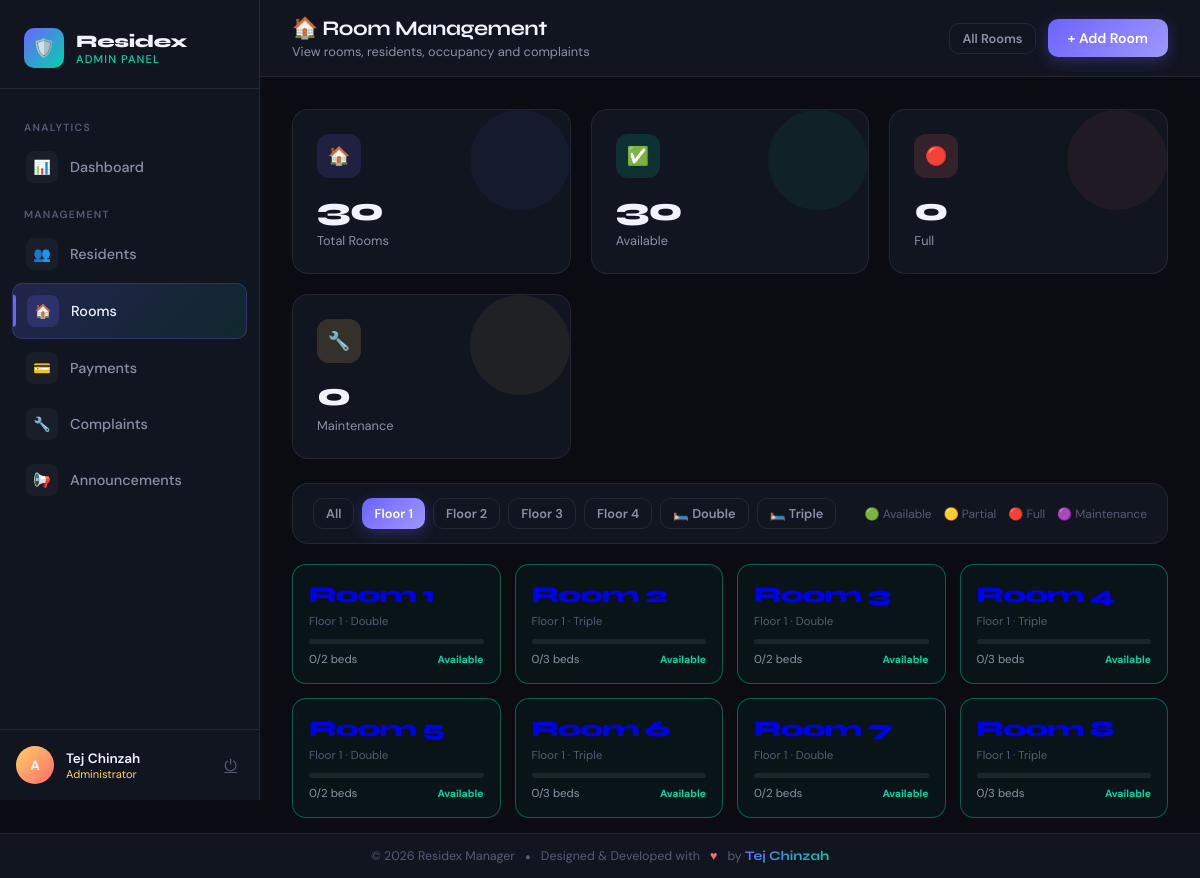
Page /admin/rooms.php?floor=1 (signed in) on the committed database.
### tables this page shows
CREATE TABLE rooms (
    id INT AUTO_INCREMENT PRIMARY KEY,
    room_number VARCHAR(10) NOT NULL UNIQUE,
    room_type ENUM('double', 'triple') NOT NULL,
    floor INT NOT NULL,
    capacity INT NOT NULL,
    occupied INT DEFAULT 0,
    status ENUM('available', 'full', 'maintenance') DEFAULT 'available',
    created_at TIMESTAMP DEFAULT CURRENT_TIMESTAMP
);

### includes/config.php (called while the page is built, shortened)
<?php
function getDB() {
    static $conn = null;
    if ($conn === null) {
        $conn = new mysqli(DB_HOST, DB_USER, DB_PASS, DB_NAME);
        $conn->set_charset('utf8mb4');
    }
    return $conn;
}
function sanitize($data) {
    $conn = getDB();
    return $conn->real_escape_string(strip_tags(trim($data)));
}

### admin/rooms.php (the view, shortened to what this page needs)
<?php
require_once '../includes/config.php';
$db      = getDB();
$floor_filter = intval($_GET['floor'] ?? 0);
$type_filter  = sanitize($_GET['type'] ?? 'all');
$rwhere = "1=1";
if ($floor_filter) $rwhere .= " AND r.floor=$floor_filter";
$rooms = $db->query("SELECT r.*,
    (SELECT COUNT(*) FROM complaints c JOIN users u ON c.user_id=u.id
     WHERE u.room_id=r.id AND c.status='pending') as pending_complaints,
    (SELECT COUNT(*) FROM users u2 WHERE u2.room_id=r.id AND u2.status='active') as active_residents
    FROM rooms r WHERE $rwhere ORDER BY r.floor, r.room_number");
$total_rooms  = $db->query("SELECT COUNT(*) as c FROM rooms")->fetch_assoc()['c'];
$full_rooms   = $db->query("SELECT COUNT(*) as c FROM rooms WHERE status='full'")->fetch_assoc()['c'];
$avail_rooms  = $db->query("SELECT COUNT(*) as c FROM rooms WHERE status='available'")->fetch_assoc()['c'];
$maint_rooms  = $db->query("SELECT COUNT(*) as c FROM rooms WHERE status='maintenance'")->fetch_assoc()['c'];
$floors_list  = $db->query("SELECT DISTINCT floor FROM rooms ORDER BY floor");
?>
<!DOCTYPE html>
<html lang="en">
<head>
  <link rel="stylesheet" href="../assets/css/style.css">
</head>
<body>
<div class="app-wrapper">
  <aside class="sidebar">
    <div class="sidebar-logo">
      <div class="brand">
        <div class="brand-icon">🛡️</div>
        <div class="brand-text"><div class="name">Residex</div><div class="tag">Admin Panel</div></div>
      </div>
    </div>
    <nav class="sidebar-nav">
      <div class="nav-section-label">Analytics</div>
      <a href="dashboard.php" class="nav-item"><span class="icon">📊</span> Dashboard</a>
      <div class="nav-section-label">Management</div>
      <a href="residents.php" class="nav-item"><span class="icon">👥</span> Residents</a>
      <a href="rooms.php" class="nav-item active"><span class="icon">🏠</span> Rooms</a>
      <a href="payments.php" class="nav-item"><span class="icon">💳</span> Payments</a>
      <a href="complaints.php" class="nav-item"><span class="icon">🔧</span> Complaints</a>
      <a href="announcements.php" class="nav-item"><span class="icon">📢</span> Announcements</a>
    </nav>
    <div class="sidebar-user">
      <div class="user-avatar" style="background:linear-gradient(135deg,var(--accent4),var(--accent3));">A</div>
      <div class="user-info">
        <div class="uname"><?= htmlspecialchars($_SESSION['admin_name']) ?></div>
        <div class="urole" style="color:var(--accent4);">Administrator</div>
      </div>
      <a href="logout.php" class="logout-btn">⏻</a>
    </div>
  </aside>
  <div class="main-content">
    <div class="topbar">
      <div class="topbar-title">
        <h2>🏠 Room Management</h2>
        <p>View rooms, residents, occupancy and complaints</p>
      </div>
      <div class="topbar-actions">
        <a href="rooms.php" class="btn btn-outline btn-sm">All Rooms</a>
        <button class="btn btn-primary" onclick="document.getElementById('addRoomModal').classList.add('open')">
          + Add Room
        </button>
      </div>
    </div>
    <div class="page-body">
      <div class="stats-grid" style="margin-bottom:24px;">
        <div class="stat-card purple fade-up">
          <div class="stat-icon">🏠</div>
          <div class="stat-value"><?= $total_rooms ?></div>
          <div class="stat-label">Total Rooms</div>
        </div>
        <div class="stat-card teal fade-up fade-up-1">
          <div class="stat-icon">✅</div>
          <div class="stat-value"><?= $avail_rooms ?></div>
          <div class="stat-label">Available</div>
        </div>
        <div class="stat-card red fade-up fade-up-2">
          <div class="stat-icon">🔴</div>
          <div class="stat-value"><?= $full_rooms ?></div>
          <div class="stat-label">Full</div>
        </div>
        <div class="stat-card yellow fade-up fade-up-3">
          <div class="stat-icon">🔧</div>
          <div class="stat-value"><?= $maint_rooms ?></div>
          <div class="stat-label">Maintenance</div>
        </div>
      </div>
      <div class="card fade-up" style="margin-bottom:20px;padding:14px 20px;">
        <div style="display:flex;gap:10px;align-items:center;flex-wrap:wrap;">
          <div class="filter-pill">
            <a href="rooms.php" class="btn <?= !$floor_filter && $type_filter==='all'?'btn-primary':'btn-outline' ?> btn-sm">All</a>
            <?php if ($floors_list): while ($fl=$floors_list->fetch_assoc()): ?>
              <a href="rooms.php?floor=<?= $fl['floor'] ?>" class="btn <?= $floor_filter==$fl['floor']?'btn-primary':'btn-outline' ?> btn-sm">
                Floor <?= $fl['floor'] ?>
              </a>
            <?php endwhile; endif; ?>
            <a href="rooms.php?type=double" class="btn <?= $type_filter==='double'?'btn-primary':'btn-outline' ?> btn-sm">🛏️ Double</a>
            <a href="rooms.php?type=triple" class="btn <?= $type_filter==='triple'?'btn-primary':'btn-outline' ?> btn-sm">🛏️ Triple</a>
          </div>
          <div style="margin-left:auto;display:flex;gap:12px;font-size:0.75rem;color:var(--text-3);">
            <span>🟢 Available</span>
            <span>🟡 Partial</span>
            <span>🔴 Full</span>
            <span>🟣 Maintenance</span>
          </div>
        </div>
      </div>
      <div class="rooms-grid fade-up">
        <?php if ($rooms): while ($r = $rooms->fetch_assoc()):
          if ($r['status']==='maintenance') $cls='maintenance';
          elseif ($r['occupied']>=$r['capacity']) $cls='full';
          elseif ($r['occupied']>0) $cls='partial';
          else $cls='empty';
        ?>
        <a href="rooms.php?view_room=<?= $r['id'] ?>" style="text-decoration:none;">
          <div class="room-card <?= $cls ?>">
            <div class="room-num">Room <?= $r['room_number'] ?></div>
            <div class="room-meta">
              Floor <?= $r['floor'] ?> · <?= ucfirst($r['room_type']) ?>
            </div>
            <div class="room-occ-bar">
            </div>
            <div class="room-footer">
              <span style="color:var(--text-2);">
                <?= $r['occupied'] ?>/<?= $r['capacity'] ?> beds
              </span>
              <div style="display:flex;gap:5px;align-items:center;">
                <?php
                $st_colors=['available'=>'var(--accent2)','full'=>'var(--accent3)','maintenance'=>'var(--accent)'];
                ?>
                <span style="color:<?= $st_colors[$r['status']]??'var(--text-3)' ?>;font-size:0.65rem;font-weight:700;">
                  <?= ucfirst($r['status']) ?>
                </span>
              </div>
            </div>
          </div>
        </a>
        <?php endwhile; else: ?>
          <div style="grid-column:1/-1;text-align:center;padding:60px;color:var(--text-3);">
            No rooms found. Add one using the button above.
          </div>
        <?php endif; ?>
      </div>
    </div>
  </div>
</div>
<footer class="dev-footer no-sidebar">
  <div class="dev-footer-inner">
    <span>&copy; <?php echo date("Y"); ?> Residex Manager</span>
    <span class="dot">&#9679;</span>
    <span>Designed &amp; Developed with</span>
    <span class="heart">&#9829;</span>
    <span>by <span class="dev-name">Tej Chinzah</span></span>
  </div>
</footer>
</body>
</html>

### admin/rooms.php (style rules this page uses)
.rooms-grid { display:grid; grid-template-columns:repeat(auto-fill,minmax(200px,1fr)); gap:14px; }
.room-card { background:var(--bg-card); border:1px solid var(--border); border-radius:14px; padding:16px; cursor:pointer; transition:all 0.2s; position:relative; overflow:hidden; }
.room-card.empty { border-color:rgba(0,212,170,0.4); background:rgba(0,212,170,0.04); }
.room-num { font-family:'Syne',sans-serif; font-weight:900; font-size:1.4rem; letter-spacing:-0.03em; margin-bottom:6px; }
.room-meta { font-size:0.72rem; color:var(--text-3); margin-bottom:10px; }
.room-occ-bar { background:rgba(255,255,255,0.08); border-radius:99px; height:5px; overflow:hidden; margin-bottom:8px; }
.room-footer { display:flex; justify-content:space-between; align-items:center; font-size:0.72rem; }
.filter-pill { display:flex; gap:8px; flex-wrap:wrap; }

### rows in the picture
rooms: floor "1", room_type "Double", occupied "0", capacity "2", status "Available"
rooms: floor "1", room_type "Triple", occupied "0", capacity "3", status "Available"
rooms: floor "1", room_type "Double", occupied "0", capacity "2", status "Available"
rooms: floor "1", room_type "Triple", occupied "0", capacity "3", status "Available"
rooms: floor "1", room_type "Double", occupied "0", capacity "2", status "Available"
rooms: floor "1", room_type "Triple", occupied "0", capacity "3", status "Available"
rooms: floor "1", room_type "Double", occupied "0", capacity "2", status "Available"
rooms: floor "1", room_type "Triple", occupied "0", capacity "3", status "Available"

### other values in the picture
$_SESSION['admin_name'] "Tej Chinzah"
$total_rooms "30"
$avail_rooms "30"
$full_rooms "0"
$maint_rooms "0"
$fl['floor'] "1"
$fl['floor'] "2"
$fl['floor'] "3"
$fl['floor'] "4"
